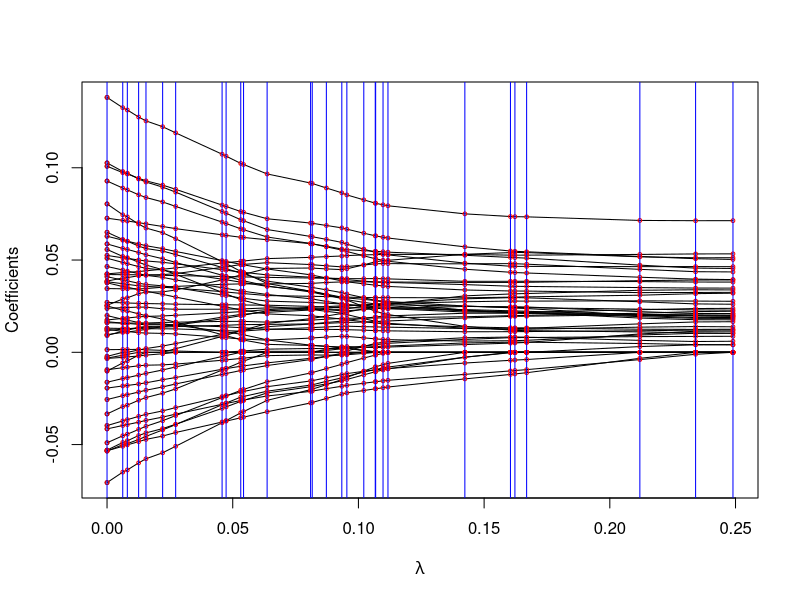

This chart was generated by the following R code:
# Generating a random positive-definite matrix with specified positive eigenvalues
# If eigenvalues are not specified, they are generated from a uniform distribution

Posdef <- function (n, ev = runif(n, 0, 50))
{
  Z <- matrix(ncol=n, rnorm(n^2))
  decomp <- qr(Z)
  Q <- qr.Q(decomp)
  R <- qr.R(decomp)
  d <- diag(R)
  ph <- d / abs(d)
  O <- Q %*% diag(ph)
  Z <- t(O) %*% diag(ev) %*% O
  return(Z)
}

## Function to update the inverse via Woodbury Formula when a index is entering the active set

InvUpdate1 <- function(A,Inv,act,nonact,index){

    index.vec <- A[act,index,drop=FALSE] # the covariance matrix values for the (act,index) block
    d <- length(act)
    vec1 <- c(rep(0,d),1)
    block1 <- cbind(diag(1,d),-Inv%*%index.vec)
    M1 <- rbind(block1,vec1)

    vec2 <- c(rep(0,d),1/(A[index,index]-as.numeric(t(index.vec)%*%Inv%*%index.vec)))
    block2 <- cbind(Inv,rep(0,d))
    M2 <- rbind(block2,vec2)

    Inv1 <- M1%*%M2%*%t(M1)
    k <- which(sort(c(act,index))==index)
    if (k==(d+1)){
        B <- Inv1
    } else {
        Inv1[c(k:(d+1)),] <- Inv1[c((d+1),k:d),]
        Inv1[,c(k:(d+1)) ] <- Inv1[,c((d+1),k:d)]
        B <- Inv1
    }
    return(B)
}

## Function to update the inverse via Woodbury Formula when a index is leaving the active set

InvUpdate2 <- function(A,Inv,act,nonact,index){
    index.vec <- A[-c(nonact,index),index,drop=FALSE]
    k <- which(act==index)
    block1 <- Inv[-k,-k,drop=FALSE] # One line resolves the previous issue
    block2 <- (block1%*%index.vec%*%t(index.vec)%*%block1)/(A[index,index]+as.numeric(t(index.vec)%*%block1%*%index.vec))
    B <- block1-block2
    return(B)
}


## Load quadratic prog package

library(quadprog)


## Simulation

Sig <- Posdef(n=50)

ptm <- proc.time()

## Solve initial problem

beta_0 <- solve.QP(Dmat=Sig,dvec=rep(0,nrow(Sig)),Amat=matrix(rep(1,nrow(Sig))),bvec=1,meq=1)
beta <- beta_0$solution
beta.mat <- beta
lamda <- 0
lamda.vec <- 0

## The initial active set
act <- which(beta!=0)
nonact <- which(beta==0)
test <- Sig[c(act,nonact),c(act,nonact),drop=FALSE]
test1 <- Sig[act,act,drop=FALSE]
test21 <- Sig[nonact,act,drop=FALSE]

## Determine the initial subgradient of the solution
beta1 <- beta[act]
beta2 <- beta[nonact]
beta1
beta2

sub <- beta
sub[which(beta>0)] <- 1
sub[which(beta<0)] <- -1
sub1 <- sub[act]
sub2 <- sub[nonact]
sub.mat <- sub

## Other initialized values

idq <- rep(1,length(act))
idpq <- rep(1,length(nonact))
Sig.inv <- solve(test1)
a <- as.numeric(t(idq)%*%Sig.inv%*%sub[act])
b <- as.numeric(t(idq)%*%Sig.inv%*%idq)
avec <- Sig.inv%*%sub[act]
bvec <- Sig.inv%*%idq
c <- as.vector((a/b)*bvec-avec)
d <- (a/b)*idpq-as.vector(test21%*%c)-sub[nonact]


### Between 0->nonzero, nonzero->0, find which would occur first and which specific coordinate does the job

repeat {

if (length(act)!=length(beta)){

## Find the index giving smallest delta lamda under nonzero->0 situation

selt1 <- (-2)*beta[act]/c
pos.index1 <- which(selt1>0)
selt1.pos <- selt1[which(selt1>0)]
delta.lamda1 <- selt1.pos[which.min(selt1.pos)]
index1 <- act[pos.index1[which.min(selt1.pos)]]

## Find the index giving smallest delta lamda under 0->nonzero situation

selt2 <- rep(1,length(nonact))
for (i in 1:length(nonact)) {
  if (d[i]>0&&d[i]>=(1-sub2[i])){     #### d[i]>(1-sub2[i]) would be more accurate
     selt2[i] <- lamda/(d[i]/(1-sub2[i])-1)
  } else if (d[i]<0&&(-d[i]>=(1+sub2[i]))) {
     selt2[i] <- lamda/(-d[i]/(1+sub2[i])-1)
  }
  else {selt2[i] <- Inf}
}
delta.lamda2 <- min(selt2)
index2 <- nonact[which.min(selt2)]


##### Determine which situation happens and update beta, lamda, subgradient and the active set

if (delta.lamda1>delta.lamda2){
  delta.lamda <- delta.lamda2;
  index <- index2
 } else {
  delta.lamda <- delta.lamda1;
  index <- index1
 }
##
} else {

  selt <- (-2)*beta[act]/c
  pos.index <- which(selt>0)
  selt.pos <- selt[which(selt>0)]
  delta.lamda <- selt.pos[which.min(selt.pos)]
  index <- act[pos.index[which.min(selt.pos)]]
}

## updating beta and subgradient

beta[act] <- beta[act]+1/2*delta.lamda*c
beta.mat <- cbind(beta.mat,beta)
sub[nonact] <- sub[nonact]+(delta.lamda/(delta.lamda+lamda))*d ##Problematic?
sub.mat <- cbind(sub.mat,sub)


## update lamda, the inverse matrix and the active set

lamda <- lamda+delta.lamda
lamda.vec <- c(lamda.vec,lamda)
if (length(act)!=length(beta)) {
    if (delta.lamda1>delta.lamda2) {

        ## Inverse Matrix Update via Sherman Morrison Formula

        Sig.inv <- InvUpdate1(A=Sig,Inv=Sig.inv,act=act,nonact=nonact,index=index)

        ## Update active set
        act <- sort(c(act,index))
        nonact <- nonact[-which(nonact==index)]
    } else {
        ## Inverse Matrix Update

        Sig.inv <- InvUpdate2(A=Sig,Inv=Sig.inv,act=act,nonact=nonact,index=index)


        ## Update active set
        act <- act[-which(act==index)]
        nonact <- sort(c(nonact,index))
    }
} else {
        ## Inverse Matrix Update

        Sig.inv <- InvUpdate2(A=Sig,Inv=Sig.inv,act=act,nonact=nonact,index=index)


        ## Update active set
        act <- act[-which(act==index)]
        nonact <- sort(c(nonact,index))

}


## Other Matrices Update

test21 <- Sig[nonact,act,drop=FALSE]
# Sig.inv <- solve(test1)  ## Direct Approach for the Inverse Update


## Other updates

sub1 <- sub[act]
sub2 <- sub[nonact]

beta1 <- beta[act]
beta2 <- beta[nonact]


idq <- rep(1,length(act))
idpq <- rep(1,length(nonact))
a <- as.numeric(t(idq)%*%Sig.inv%*%sub[act])
b <- as.numeric(t(idq)%*%Sig.inv%*%idq)
avec <- Sig.inv%*%sub[act]
bvec <- Sig.inv%*%idq
c <- as.vector((a/b)*bvec-avec)
d <- (a/b)*idpq-as.vector(test21%*%c)-sub[nonact]


if (all(beta1>0)==TRUE) break

}

## Ploting

plot(rep(0,nrow(beta.mat)),beta.mat[,1],pch=21,cex=.5,xlim=c(0,lamda.vec[length(lamda.vec)]),xlab=expression(lambda),ylab="Coefficients")
for (i in 1:nrow(beta.mat)){
  lines(lamda.vec,beta.mat[i,])
}

for (i in 1:nrow(beta.mat)){
  points(lamda.vec,beta.mat[i,],pch=21,cex=.5,col="red")
}

for (i in 1:length(lamda.vec)){
  abline(v=lamda.vec[i],col="blue")
}

proc.time() - ptm
